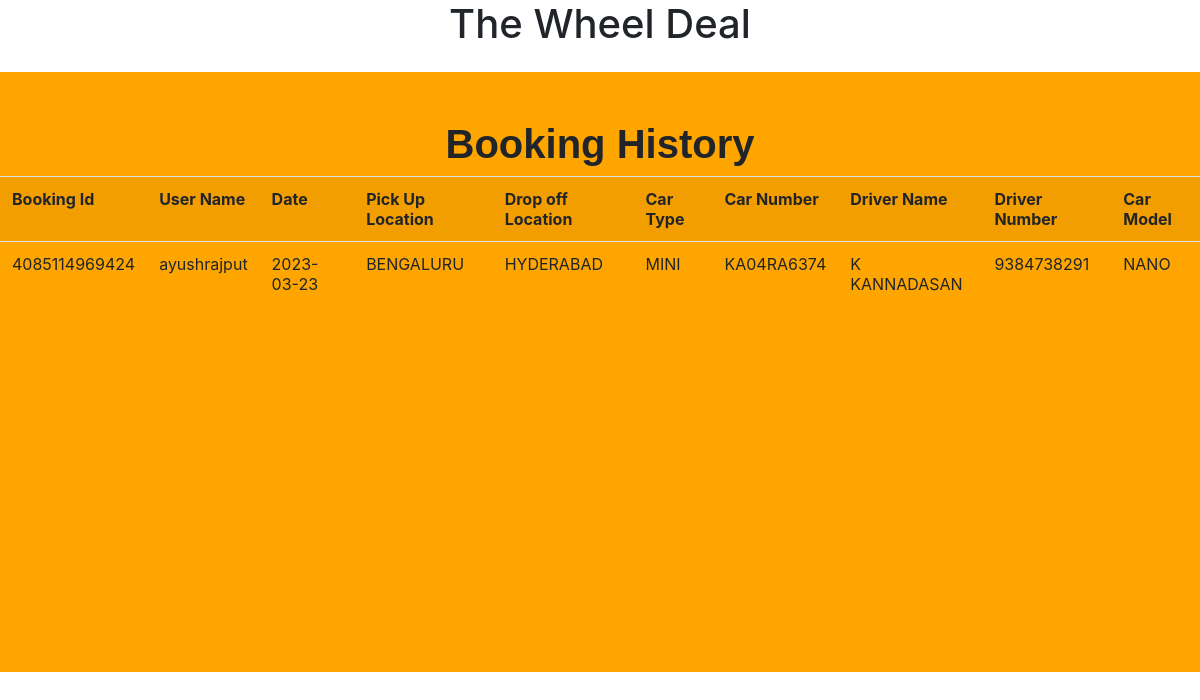
/bookings (signed in), run on the app's committed database.
### tables this page shows
CREATE TABLE booking(bid INTEGER PRIMARY KEY,username TEXT, date DATE,location TEXT,dlocation TEXT,type TEXT,carnum TEXT, dname TEXT,dnum INTEGER,model TEXT,FOREIGN KEY(username) REFERENCES userlogin(username));

### app.py (the view)
@app.route('/bookings',methods=['GET'])
def bookings():
     if(request.method=='GET'):
          import sqlite3
          conn=sqlite3.connect('wheeldeal.db')
          c=conn.cursor()
          c.execute(f"""SELECT * FROM booking WHERE username LIKE '%{name['username']}'""")
          columns1=['Booking Id','User Name','Date','Pick Up Location','Drop off Location','Car Type','Car Number','Driver Name','Driver Number','Car Model']
          results=c.fetchall()
          return render_template('bookings.html',headings=columns1,results=results)

### templates/bookings.html (shortened to what this page needs)
<html>
    <head>
        <link rel="stylesheet" href="https://cdn.jsdelivr.net/npm/bootstrap@4.4.1/dist/css/bootstrap.min.css">
    </head>
    <body>
        <h1 id="p0">The Wheel Deal</h1>
        <div class="div1">
            <br>
        <h1 id="p1">Booking History</h1>
    <table class="table table-striped">
            <tr>
                {%for x in headings%}
                <th>{{x}}</th>
                {%endfor%}
            </tr>
            {%for y in results%}
            <tr>{%for z in y%}
                <td>{{z}}</td>
                {%endfor%}
            </tr>
            {%endfor%}
        </table>
        </div>
    </body>
</html>

### templates/bookings.html (style rules this page uses)
body { background-image: url(https://media0.giphy.com/media/cL5vHfneGneZW3sDV1/giphy.gif?cid=6c09b9528dtt6r84qmdec5rj9wc6k6smos9inluqlff7cvat&rid=giphy.gif&ct=s); background-size: cover; text-align: center; margin:0 }
.div1 { width:100%; height: 600px; background-color: orange; margin-top: 2%; }
#p1 { font-family: 'Lucida Sans', 'Lucida Sans Regular', 'Lucida Grande', 'Lucida Sans Unicode', Geneva, Verdana, sans-serif; font-weight: bolder; text-align: center; margin-top: 2%; }

### data on the page
booking: bid "4085114969424", username "ayushrajput", date "2023-03-23", location "BENGALURU", dlocation "HYDERABAD", type "MINI", carnum "KA04RA6374", dname "K KANNADASAN", dnum "9384738291", model "NANO"

### other printed values
{{ x }} "Booking Id" "User Name" "Date" "Pick Up Location" "Drop off Location" "Car Type" "Car Number" "Driver Name" "Driver Number" "Car Model"
